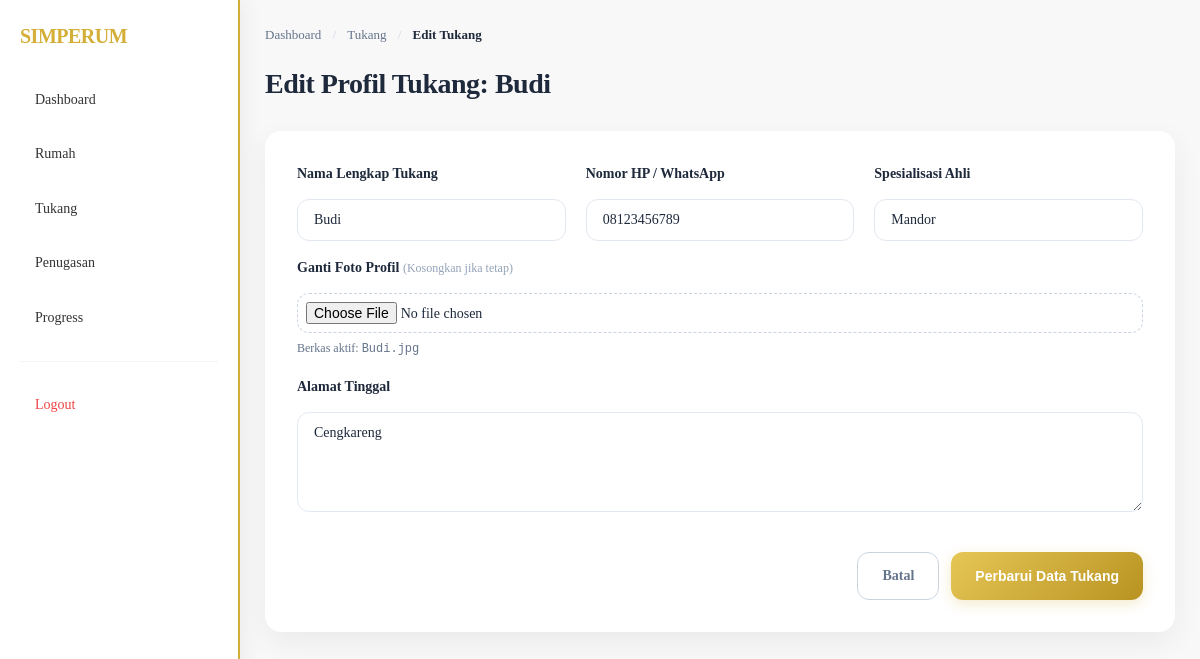
/admin/edit_tukang.php?id=2 (signed in), run on the app's committed database.
### tables this page shows
CREATE TABLE `tukang` (
  `id_tukang` int(11) NOT NULL,
  `nama_tukang` varchar(100) NOT NULL,
  `spesialisasi` varchar(100) DEFAULT NULL,
  `no_hp` varchar(20) DEFAULT NULL,
  `alamat` text DEFAULT NULL,
  `foto_profil` varchar(255) DEFAULT NULL
);

### admin/edit_tukang.php (the view, shortened to what this page needs)
<?php
include '../config/koneksi.php';
$id = $_GET['id'];
$query = mysqli_query($conn, "SELECT * FROM tukang WHERE id_tukang='$id'");
$data = mysqli_fetch_assoc($query);
?>
<!DOCTYPE html>
<html lang="id">
<head>
    <link rel="stylesheet" href="../css/style.css">
</head>
<body>
<div class="sidebar" id="sidebarMenu">
    <h2>SIMPERUM</h2>
    <a href="dashboard.php">Dashboard</a>
    <a href="rumah.php">Rumah</a>
    <a href="tukang.php">Tukang</a>
    <a href="penugasan.php">Penugasan</a>
    <a href="progress.php">Progress</a>
    <hr style="border: 0; border-top: 1px solid #f1f5f9; margin: 20px 0;">
    <a href="../logout.php" style="color: #ef4444;">Logout</a>
</div>
<div class="content">
    <div class="breadcrumb">
        <a href="dashboard.php" style="text-decoration: none; color: #64748b;">Dashboard</a>
        <span style="margin: 0 8px; color: #cbd5e1;">/</span>
        <a href="tukang.php" style="text-decoration: none; color: #64748b;">Tukang</a>
        <span style="margin: 0 8px; color: #cbd5e1;">/</span>
        <span style="color: #1e293b; font-weight: 600;">Edit Tukang</span>
    </div>
    <h2 style="font-size: 28px; font-weight: 700; color: #1e293b; margin-bottom: 24px; letter-spacing: -0.5px;">
        Edit Profil Tukang: <?= $data['nama_tukang']; ?>
    </h2>
    <div class="form-container">
        <form method="POST" enctype="multipart/form-data">
            <div style="display: grid; grid-template-columns: repeat(auto-fit, minmax(220px, 1fr)); gap: 20px; margin-bottom: 16px;">
                <div>
                    <label style="font-weight: 600; color: #1e293b; font-size: 14px;">Nama Lengkap Tukang</label>
                    <input type="text" name="nama_tukang" value="<?= $data['nama_tukang']; ?>" required>
                </div>
                <div>
                    <label style="font-weight: 600; color: #1e293b; font-size: 14px;">Nomor HP / WhatsApp</label>
                    <input type="text" name="no_hp" value="<?= $data['no_hp']; ?>" required>
                </div>
                <div>
                    <label style="font-weight: 600; color: #1e293b; font-size: 14px;">Spesialisasi Ahli</label>
                    <input type="text" name="spesialisasi" value="<?= $data['spesialisasi']; ?>" required>
                </div>
            </div>
            <div style="margin-bottom: 16px;">
                <label style="font-weight: 600; color: #1e293b; font-size: 14px;">Ganti Foto Profil <span style="font-size:12px; color:#94a3b8; font-weight:400;">(Kosongkan jika tetap)</span></label>
                <input type="file" name="foto_profil" style="border: 1px dashed #cbd5e1; padding: 8px;">
                <p style="font-size: 12px; color: #64748b; margin-top: 6px; margin-bottom: 0;">Berkas aktif: <code><?= !empty($data['foto_profil']) ? $data['foto_profil'] : 'Belum ada foto'; ?></code></p>
            </div>
            <div style="margin-bottom: 32px;">
                <label style="font-weight: 600; color: #1e293b; font-size: 14px;">Alamat Tinggal</label>
                <textarea name="alamat" style="height: 100px; resize: vertical;"><?= $data['alamat']; ?></textarea>
            </div>
            <div class="btn-group" style="display: flex; gap: 12px; justify-content: flex-end;">
                <a href="tukang.php" class="btn" style="background: transparent; border: 1px solid #cbd5e1; color: #64748b; box-shadow: none;">Batal</a>
                <button type="submit" name="update" class="btn">Perbarui Data Tukang</button>
            </div>
        </form>
    </div>
</div>
</body>
</html>

### css/style.css (style rules this page uses)
:root { --primary-gold: #d4af37; --gold-gradient: linear-gradient(135deg, #e6c655, #b89322); --gold-light: rgba(212, 175, 55, 0.1); --text-main: #1e293b; --text-muted: #64748b; --bg-main: #f8fafc; --bg-card: #ffffff; --border-color: #e2e8f0; --radius-sm: 8px; --radius-md: 12px; --radius-lg: 16px; --shadow-sm: 0 2px 8px rgba(0, 0, 0, 0.04); --shadow-md: 0 10px 30px rgba(0, 0, 0, 0.06); --shadow-lg: 0 20px 40px rgba(212, 175, 55, 0.12); }
* { box-sizing: border-box; margin: 0; padding: 0; }
body { font-family: 'Plus Jakarta Sans', 'Segoe UI', sans-serif; background-color: var(--bg-main); color: var(--text-main); line-height: 1.6; -webkit-font-smoothing: antialiased; }
.sidebar { width: 260px; height: 100vh; position: fixed; top: 0; left: 0; background: var(--bg-card); border-right: 1px solid var(--border-color); padding: 32px 24px; overflow-y: auto; z-index: 90; }
.sidebar h2 { color: var(--primary-gold); margin-bottom: 32px; font-size: 20px; font-weight: 700; letter-spacing: -0.5px; }
.sidebar a { display: flex; align-items: center; padding: 12px 16px; margin-top: 8px; text-decoration: none; color: var(--text-muted); border-radius: var(--radius-md); font-weight: 500; font-size: 14px; transition: all 0.3s cubic-bezier(0.4, 0, 0.2, 1); }
.content { margin-left: 260px; padding: 40px; }
.btn { display: inline-flex; align-items: center; justify-content: center; padding: 12px 24px; border-radius: var(--radius-md); background: var(--gold-gradient); color: #ffffff; text-decoration: none; font-weight: 600; font-size: 14px; border: none; cursor: pointer; box-shadow: 0 4px 14px rgba(212, 175, 55, 0.25); transition: all 0.3s cubic-bezier(0.4, 0, 0.2, 1); }
input, select, textarea { width: 100%; padding: 12px 16px; margin-top: 8px; border-radius: var(--radius-md); border: 1px solid var(--border-color); outline: none; background: var(--bg-card); font-family: inherit; font-size: 14px; color: var(--text-main); transition: all 0.2s ease; }
.breadcrumb { font-size: 13px; font-weight: 500; color: var(--text-muted); margin-bottom: 16px; }

### admin/edit_tukang.php (style rules this page uses)
body { margin: 0; background: #f8f8f8; font-family: inherit; }
.sidebar { width: 240px; height: 100vh; position: fixed; top: 0; left: 0; background: white; border-right: 2px solid #d4af37; padding: 20px; box-shadow: 5px 0 20px rgba(0,0,0,0.05); box-sizing: border-box; transition: transform 0.3s ease-in-out; z-index: 1000; }
.sidebar h2 { color: #d4af37; margin: 0 0 25px 0; }
.sidebar a { display: block; padding: 12px 15px; margin-top: 8px; text-decoration: none; color: #333; border-radius: 8px; transition: 0.3s; font-weight: 500; }
.content { margin-left: 240px; padding: 25px; box-sizing: border-box; transition: margin-left 0.3s ease-in-out; }
.form-container { background: white; padding: 32px; border-radius: var(--radius-lg); box-shadow: var(--shadow-md); }
input[type="text"], input[type="file"], textarea { width: 100%; box-sizing: border-box; }
label { display: block; margin-bottom: 6px; }

### data on the page
tukang: nama_tukang "Budi", no_hp "08123456789", spesialisasi "Mandor", foto_profil "Budi.jpg", alamat "Cengkareng"
